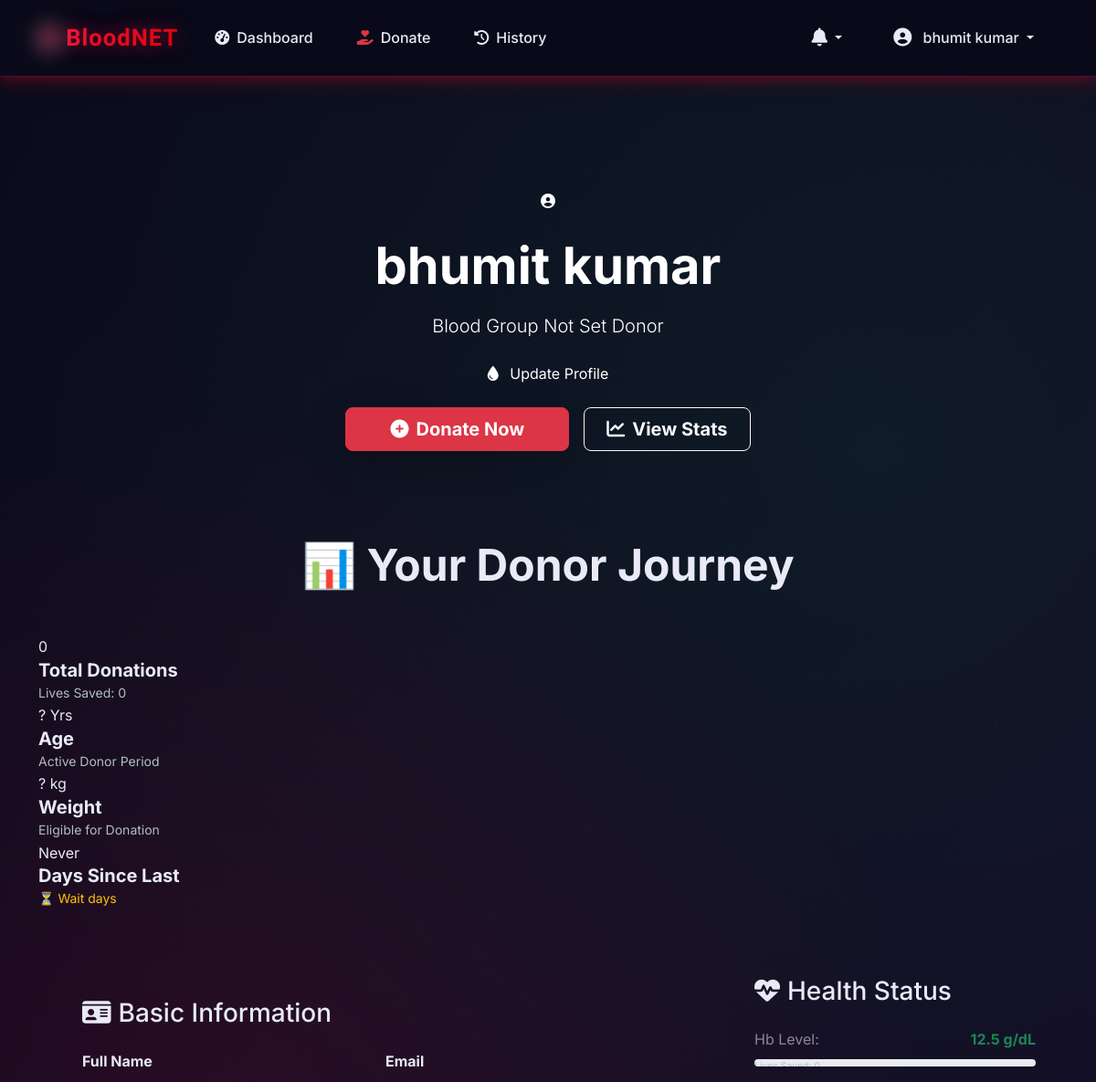
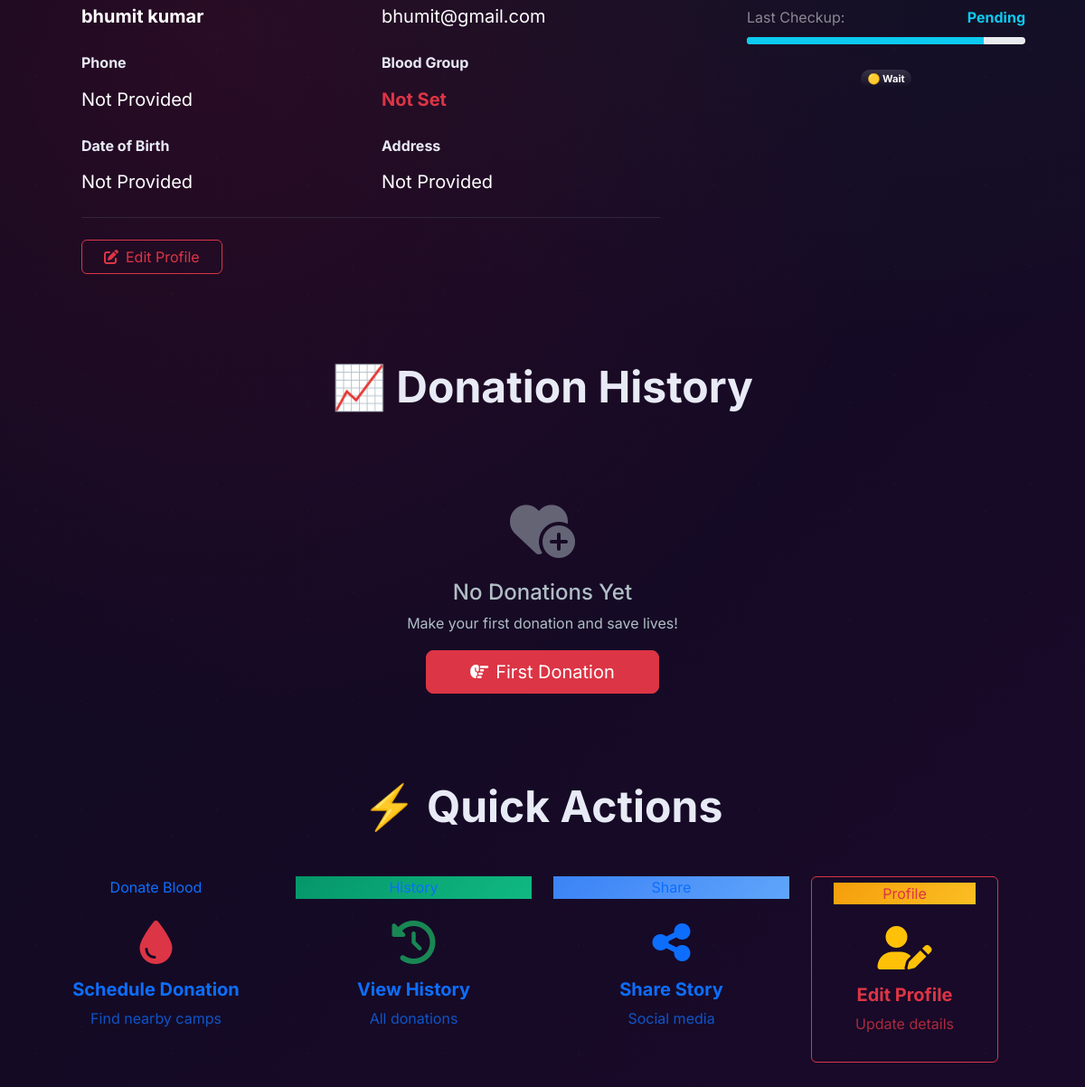
/donor/profile/ (signed in), run on the app's committed database (2 pictures, top to bottom).
### public_app/models.py (models this page shows, shortened)
class CustomUser(AbstractUser):
    role = models.CharField(max_length=20, choices=ROLES, default='donor')
    blood_group = models.CharField(max_length=5, choices=BLOOD_GROUPS, blank=True)
    city = models.CharField(max_length=100, blank=True)
    phone = models.CharField(max_length=15, blank=True)
    profile_image = models.ImageField(upload_to='profiles/', blank=True, null=True)
    is_verified = models.BooleanField(default=False)
    created_at = models.DateTimeField(auto_now_add=True)

class Donation(models.Model):
    donor = models.ForeignKey(CustomUser, on_delete=models.CASCADE, related_name='donations')
    blood_group = models.CharField(max_length=5, choices=BLOOD_GROUPS)
    units = models.IntegerField(default=1)
    city = models.CharField(max_length=100)
    status = models.CharField(max_length=20, choices=STATUS_CHOICES, default='pending')
    donation_date = models.DateField()
    notes = models.TextField(blank=True)
    created_at = models.DateTimeField(auto_now_add=True)
    approved_at = models.DateTimeField(null=True, blank=True)

### donor_app/views.py (the view)
    def wrapper(request, *args, **kwargs):
        if not request.user.is_authenticated or request.user.role != 'donor':
            messages.error(request, 'Access denied.')
            return redirect('login')
        return func(request, *args, **kwargs)

### templates/donor_app/donor_profile.html (shortened to what this page needs)
{% extends 'donor_app/base.html' %}
{% load static %}
{% block content %}
<section class="profile-hero text-white text-center py-5 position-relative overflow-hidden">
    <div class="container">
        <div class="row justify-content-center">
            <div class="col-lg-8 col-xl-6">
                <div class="avatar-donor mb-4 mx-auto">
                    <i class="fas fa-user-circle"></i>
                </div>
                <h1 class="display-4 fw-bold mb-3 cyber-font">{{ donor.full_name|default:user.get_full_name|default:user.username }}</h1>
                <p class="lead opacity-90 mb-4">{{ donor.blood_group|default:"Blood Group Not Set" }} Donor</p>
                <div class="blood-type-badge mb-4 d-inline-block">
                    <i class="fas fa-tint me-2"></i>
                    {% if donor.blood_group %}{{ donor.blood_group }}{% else %}Update Profile{% endif %}
                </div>
                <div class="row g-3 justify-content-center">
                    <div class="col-auto">
                        <a href="{% url 'donate' %}" class="btn btn-lg btn-danger px-5 py-2 fw-bold shadow-lg">
                            <i class="fas fa-plus-circle me-2"></i>Donate Now
                        </a>
                    </div>
                    <div class="col-auto">
                        <a href="#stats" class="btn btn-lg btn-outline-light px-4 py-2 fw-bold">
                            <i class="fas fa-chart-line me-2"></i>View Stats
                        </a>
                    </div>
                </div>
            </div>
        </div>
    </div>
</section>
<section id="stats" class="container my-5">
    <h2 class="text-center medical-text display-5 fw-bold mb-5">📊 Your Donor Journey</h2>
    <div class="stats-grid">
        <div class="stat-item">
            <span class="stat-number">{{ donations.total|default:0 }}</span>
            <h5 class="fw-bold mb-0 opacity-90">Total Donations</h5>
            <small class="mono-font text-muted">Lives Saved: {{ lives_saved|default:0 }}</small>
        </div>
        <div class="stat-item">
            <span class="stat-number">{{ donor.age|default:"?" }} Yrs</span>
            <h5 class="fw-bold mb-0 opacity-90">Age</h5>
            <small class="mono-font text-muted">Active Donor Period</small>
        </div>
        <div class="stat-item">
            <span class="stat-number">{{ donor.weight|default:"?" }} kg</span>
            <h5 class="fw-bold mb-0 opacity-90">Weight</h5>
            <small class="mono-font text-muted">Eligible for Donation</small>
        </div>
        <div class="stat-item">
            <span class="stat-number">{{ last_donation_days|default:"Never" }}</span>
            <h5 class="fw-bold mb-0 opacity-90">Days Since Last</h5>
            {% if last_donation_days < 90 %}
                <small class="mono-font text-success">✅ Eligible Now</small>
            {% else %}
                <small class="mono-font text-warning">⏳ Wait {{ last_donation_days|add:-90 }} days</small>
            {% endif %}
        </div>
    </div>
</section>
<section class="container my-5">
    <div class="row g-4">
        <div class="col-lg-8">
            <div class="donor-card p-4 p-lg-5">
                <h3 class="donor-card-header mb-4">
                    <i class="fas fa-id-card me-2"></i>Basic Information
                </h3>
                <div class="row g-4">
                    <div class="col-md-6">
                        <label class="form-label fw-bold text-white-50">Full Name</label>
                        <div class="form-control-plaintext bg-transparent border-0 p-0 fs-5 fw-bold text-white">
                            {{ donor.full_name|default:user.get_full_name|default:user.username }}
                        </div>
                    </div>
                    <div class="col-md-6">
                        <label class="form-label fw-bold text-white-50">Email</label>
                        <div class="form-control-plaintext bg-transparent border-0 p-0 fs-5 text-white">
                            {{ user.email }}
                        </div>
                    </div>
                    <div class="col-md-6">
                        <label class="form-label fw-bold text-white-50">Phone</label>
                        <div class="form-control-plaintext bg-transparent border-0 p-0 fs-5 text-white">
                            {{ donor.phone|default:"Not Provided" }}
                        </div>
                    </div>
                    <div class="col-md-6">
                        <label class="form-label fw-bold text-white-50">Blood Group</label>
                        <div class="form-control-plaintext bg-transparent border-0 p-0 fs-5 fw-bold text-danger">
                            {{ donor.blood_group|default:"Not Set" }}
                        </div>
                    </div>
                    <div class="col-md-6">
                        <label class="form-label fw-bold text-white-50">Date of Birth</label>
                        <div class="form-control-plaintext bg-transparent border-0 p-0 fs-5 text-white">
                            {{ donor.dob|date:"M d, Y"|default:"Not Provided" }}
                        </div>
                    </div>
                    <div class="col-md-6">
                        <label class="form-label fw-bold text-white-50">Address</label>
                        <div class="form-control-plaintext bg-transparent border-0 p-0 fs-5 text-white">
                            {{ donor.address|default:"Not Provided"|truncatewords:10 }}
                        </div>
                    </div>
                </div>
                <div class="mt-4 pt-4 border-top border-secondary border-opacity-25">
                    <a href="{% url 'donor_profile' %}" class="btn btn-outline-danger px-4">
                        <i class="fas fa-edit me-2"></i>Edit Profile
                    </a>
                </div>
            </div>
        </div>
        <div class="col-lg-4">
            <div class="donor-card p-4 h-100">
                <h3 class="donor-card-header mb-4">
                    <i class="fas fa-heartbeat me-2"></i>Health Status
                </h3>
                <div class="mb-4">
                    <div class="d-flex justify-content-between mb-2">
                        <span class="text-white-50">Hb Level:</span>
                        <span class="fw-bold text-success">{{ donor.hb_level|default:"12.5" }} g/dL</span>
                    </div>
                    <div class="progress" style="height: 8px;">
                        <small class="mono-font text-muted">Lives Saved: {{ lives_saved|default:0 }}</small>
                    </div>
                </div>
                <div class="mb-4">
                    <div class="d-flex justify-content-between mb-2">
                        <span class="text-white-50">Last Checkup:</span>
                        <span class="fw-bold text-info">{{ donor.last_checkup|date:"M Y"|default:"Pending" }}</span>
                    </div>
                    <div class="progress" style="height: 8px;">
                        <div class="progress-bar bg-info" style="width: 85%"></div>
                    </div>
                </div>
                <div class="text-center">
                    <span class="badge bg-gradient text-white fs-6 px-4 py-2 mb-3">
                        {% if last_donation_days < 90 %}🟢 Eligible{% else %}🟡 Wait{% endif %}
                    </span>
                </div>
            </div>
        </div>
    </div>
</section>
<section class="container my-5">
    <h2 class="text-center medical-text display-5 fw-bold mb-5">📈 Donation History</h2>
    <div class="donation-timeline position-relative">
        {% for donation in recent_donations %}
        <div class="timeline-item">
            <div class="timeline-dot"></div>
            <div class="card donor-card ms-4">
                <div class="card-body p-4">
                    <div class="d-flex justify-content-between align-items-start mb-2">
                        <h5 class="card-title mb-0 fw-bold text-white">{{ donation.hospital.name }}</h5>
                        <span class="badge bg-success">{{ donation.blood_component }}</span>
                    </div>
                    <p class="card-text opacity-90 mb-2">{{ donation.hospital.address|truncatewords:8 }}</p>
                    <div class="d-flex justify-content-between">
                        <small class="mono-font text-muted">{{ donation.date|date:"M d, Y" }}</small>
                        <small class="mono-font text-success">Lives Saved: 3</small>
                    </div>
                </div>
            </div>
        </div>
        {% empty %}
        <div class="text-center py-5">
            <i class="fas fa-heart-circle-plus fa-4x text-muted mb-4 opacity-50"></i>
            <h4 class="text-muted">No Donations Yet</h4>
            <p class="text-muted">Make your first donation and save lives!</p>
            <a href="{% url 'donate' %}" class="btn btn-danger btn-lg px-5">
                <i class="fas fa-hand-point-right me-2"></i>First Donation
            </a>
        </div>
        {% endfor %}
    </div>
</section>
<section class="container my-5">
    <h2 class="text-center medical-text display-5 fw-bold mb-5">⚡ Quick Actions</h2>
    <div class="row g-4 justify-content-center">
        <div class="col-lg-3 col-md-6">
            <a href="{% url 'donate' %}" class="donor-card text-center h-100 text-decoration-none">
                <div class="donor-card-header">Donate Blood</div>
                <div class="p-4">
                    <i class="fas fa-tint fa-3x text-danger mb-3"></i>
                    <h5 class="fw-bold mb-2">Schedule Donation</h5>
                    <p class="opacity-75 mb-0">Find nearby camps</p>
                </div>
            </a>
        </div>
        <div class="col-lg-3 col-md-6">
            <a href="{% url 'donation_history' %}" class="donor-card text-center h-100 text-decoration-none">
                <div class="donor-card-header" style="background: linear-gradient(135deg, #059669, #10B981);">History</div>
                <div class="p-4">
                    <i class="fas fa-history fa-3x text-success mb-3"></i>
                    <h5 class="fw-bold mb-2">View History</h5>
                    <p class="opacity-75 mb-0">All donations</p>
                </div>
            </a>
        </div>
        <div class="col-lg-3 col-md-6">
            <a href="#" class="donor-card text-center h-100 text-decoration-none">
                <div class="donor-card-header" style="background: linear-gradient(135deg, #3B82F6, #60A5FA);">Share</div>
                <div class="p-4">
                    <i class="fas fa-share-alt fa-3x text-primary mb-3"></i>
                    <h5 class="fw-bold mb-2">Share Story</h5>
                    <p class="opacity-75 mb-0">Social media</p>
                </div>
            </a>
        </div>
        <div class="col-lg-3 col-md-6">
            <a href="{% url 'donor_profile' %}" class="btn btn-outline-danger px-4">
                <div class="donor-card-header" style="background: linear-gradient(135deg, #F59E0B, #FBBF24);">Profile</div>
                <div class="p-4">
                    <i class="fas fa-user-edit fa-3x text-warning mb-3"></i>
                    <h5 class="fw-bold mb-2">Edit Profile</h5>
                    <p class="opacity-75 mb-0">Update details</p>
                </div>
            </a>
        </div>
    </div>
</section>
{% endblock %}

### templates/donor_app/base.html (shortened to what this page needs)
{% load static %}
<!DOCTYPE html>
<html lang="en">
<head>
    <link href="https://cdn.jsdelivr.net/npm/bootstrap@5.3.2/dist/css/bootstrap.min.css" rel="stylesheet">
    <link href="https://cdnjs.cloudflare.com/ajax/libs/font-awesome/6.4.0/css/all.min.css" rel="stylesheet">
</head>
<body>
    <nav class="navbar navbar-expand-lg navbar-dark fixed-top">
        <div class="container">
            <a class="navbar-brand fw-bold" href="{% url 'donor_dashboard' %}">
                <i class="fas fa-tint me-2"></i>BloodNET
            </a>
            <div class="collapse navbar-collapse" id="navbarNav">
                <ul class="navbar-nav me-auto">
                    <li class="nav-item">
                        <a class="nav-link{% if request.resolver_match.url_name == 'donor_dashboard' %} active{% endif %}" href="{% url 'donor_dashboard' %}">
                            <i class="fas fa-tachometer-alt me-2"></i>Dashboard
                        </a>
                    </li>
                    <li class="nav-item">
                        <a class="nav-link{% if request.resolver_match.url_name == 'donate' %} active{% endif %}" href="{% url 'donate' %}">
                            <i class="fas fa-hand-holding-heart me-2 text-danger"></i>Donate
                        </a>
                    </li>
                    <li class="nav-item">
                        <a class="nav-link{% if request.resolver_match.url_name == 'donation_history' %} active{% endif %}" href="{% url 'donation_history' %}">
                            <i class="fas fa-history me-2"></i>History
                        </a>
                    </li>
                </ul>
                <ul class="navbar-nav">
                    <li class="nav-item dropdown">
                        <a class="nav-link dropdown-toggle position-relative p-2" href="#" role="button" data-bs-toggle="dropdown">
                            <i class="fas fa-bell fa-lg"></i>
                        </a>
                    </li>
                    <li class="nav-item dropdown ms-2">
                        <a class="nav-link dropdown-toggle p-2" href="#" role="button" data-bs-toggle="dropdown">
                            <i class="fas fa-user-circle fa-lg me-2"></i>
                            <span class="d-none d-md-inline">{{ user.get_full_name|default:user.username|truncatechars:15 }}</span>
                        </a>
                    </li>
                </ul>
            </div>
        </div>
    </nav>
    <div class="container-fluid mt-5 pt-4 pb-5">
        {% block content %}{% endblock %}
    </div>
</body>
</html>

### data on the page
CustomUser: get_full_name "bhumit kumar", full_name "bhumit kumar", email "bhumit@gmail.com"
Donation: last_checkup "Pending"

### other printed values
{{ donor.blood_group|default:"Blood Group Not Set" }} "Blood Group Not Set"
{{ donations.total|default:0 }} "0"
{{ lives_saved|default:0 }} "0"
{{ donor.age|default:"?" }} "?"
{{ donor.weight|default:"?" }} "?"
{{ last_donation_days|default:"Never" }} "Never"
{{ donor.phone|default:"Not Provided" }} "Not Provided"
{{ donor.blood_group|default:"Not Set" }} "Not Set"
{{ donor.dob|date:"M d, Y"|default:"Not Provided" }} "Not Provided"
{{ donor.address|default:"Not Provided"|truncatewords:10 }} "Not Provided"
{{ donor.hb_level|default:"12.5" }} "12.5"
